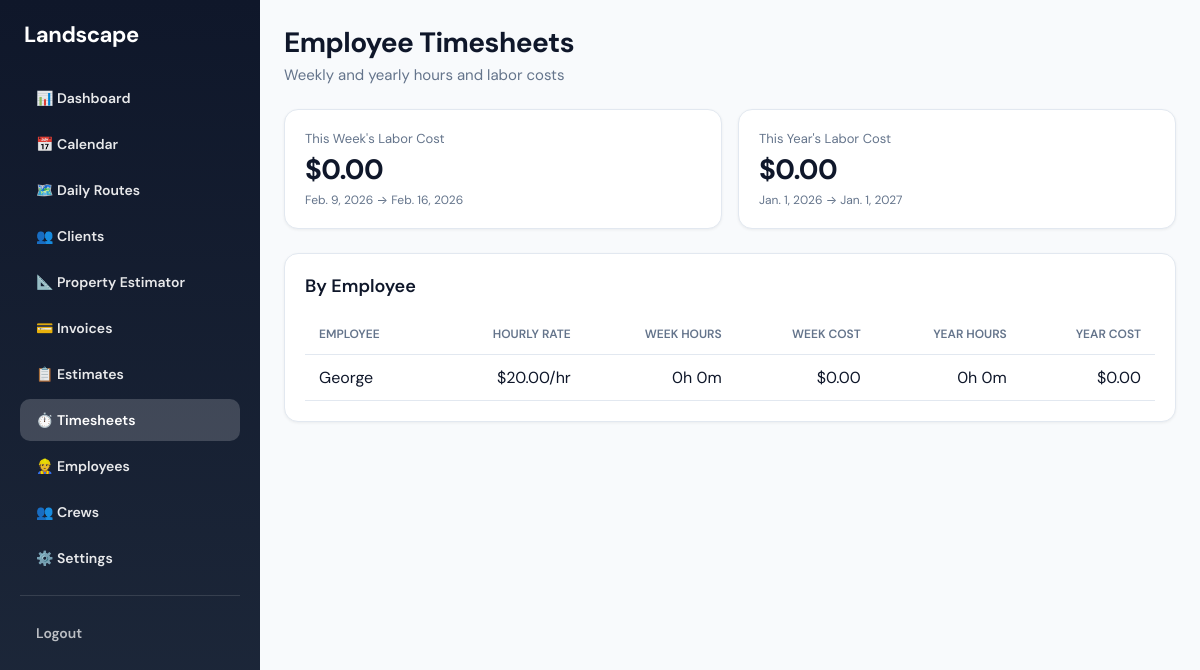
The page /time/timesheets/ (signed in) on the database its author committed.
### accounts/models.py (models this page shows, shortened)
class User(AbstractUser):
    ROLE_CHOICES = [
        ('owner', 'Owner'),
        ('crew', 'Crew'),
    ]
    business = models.ForeignKey(
        Business,
        on_delete=models.CASCADE,
        related_name='users',
        null=True,  # Owner can be null initially if needed
        blank=True
    )
    role = models.CharField(max_length=10, choices=ROLE_CHOICES, default='crew')
    hourly_rate = models.DecimalField(
        max_digits=8,
        decimal_places=2,
        null=True,
        blank=True,
        help_text='Hourly cost for crew members (used for labor cost reporting)'
    )
    phone = models.CharField(max_length=20, blank=True)
    address_line1 = models.CharField(max_length=255, blank=True, verbose_name='Address')
    address_line2 = models.CharField(max_length=255, blank=True)
    city = models.CharField(max_length=100, blank=True)
    state = models.CharField(max_length=50, blank=True)
    postal_code = models.CharField(max_length=20, blank=True, verbose_name='ZIP / Postal code')
    color = models.CharField(
        max_length=7,
        blank=True,
        default='',
        help_text='Hex color for calendar/route (e.g. #3b82f6). Owner can customize.'
    )

### time_tracking/views.py (the view)
# urls.py: path('timesheets/', views.timesheets_view, name='time_timesheets'),
@role_required("owner")
def timesheets_view(request):
    today = timezone.localdate()
    week_start = today - timedelta(days=today.weekday())
    week_end = week_start + timedelta(days=7)
    year_start = today.replace(month=1, day=1)
    year_end = today.replace(year=today.year + 1, month=1, day=1)
    crew_users = User.objects.filter(role='crew').order_by('username')
    if request.user.business_id:
        crew_users = crew_users.filter(business_id=request.user.business_id)
    employee_stats = []
    for user in crew_users:
        rate = user.hourly_rate or Decimal("0")
        week_entries = TimeEntry.objects.filter(
            user=user,
            clock_out__isnull=False,
            clock_in__date__gte=week_start,
            clock_in__date__lt=week_end,
        )
        week_minutes = sum(e.duration_minutes or 0 for e in week_entries)
        week_hours = _hours_from_minutes(week_minutes)
        week_cost = week_hours * rate
        year_entries = TimeEntry.objects.filter(
            user=user,
            clock_out__isnull=False,
            clock_in__date__gte=year_start,
            clock_in__date__lt=year_end,
        )
        year_minutes = sum(e.duration_minutes or 0 for e in year_entries)
        year_hours = _hours_from_minutes(year_minutes)
        year_cost = year_hours * rate
        week_display = f"{week_minutes // 60}h {week_minutes % 60}m"
        year_display = f"{year_minutes // 60}h {year_minutes % 60}m"
        employee_stats.append({
            'user': user,
            'hourly_rate': rate,
            'week_minutes': week_minutes,
            'week_hours': week_hours,
            'week_display': week_display,
            'week_cost': week_cost,
            'year_minutes': year_minutes,
            'year_hours': year_hours,
            'year_display': year_display,
            'year_cost': year_cost,
        })
    total_week_cost = sum(s['week_cost'] for s in employee_stats)
    total_year_cost = sum(s['year_cost'] for s in employee_stats)
    return render(request, 'time_tracking/timesheets.html', {
        'employee_stats': employee_stats,
        'week_start': week_start,
        'week_end': week_end,
        'year_start': year_start,
        'year_end': year_end,
        'total_week_cost': total_week_cost,
        'total_year_cost': total_year_cost,
    })

### time_tracking/views.py (called while the page is built)
def _hours_from_minutes(minutes):
    if minutes is None:
        return Decimal("0")
    return Decimal(str(minutes)) / Decimal("60")

### time_tracking/templates/time_tracking/timesheets.html (shortened to what this page needs)
{% extends "base.html" %}
{% block content %}
<div class="page-header">
  <h1>Employee Timesheets</h1>
  <p>Weekly and yearly hours and labor costs</p>
</div>
<div class="kpi-grid" style="margin-bottom: 24px;">
  <div class="kpi-card card">
    <div class="kpi-label">This Week's Labor Cost</div>
    <div class="kpi-value">${{ total_week_cost }}</div>
    <div class="kpi-sub">{{ week_start }} → {{ week_end }}</div>
  </div>
  <div class="kpi-card card">
    <div class="kpi-label">This Year's Labor Cost</div>
    <div class="kpi-value">${{ total_year_cost }}</div>
    <div class="kpi-sub">{{ year_start }} → {{ year_end }}</div>
  </div>
</div>
<div class="card">
  <h2 class="card-title">By Employee</h2>
  <table class="data-table">
    <thead>
      <tr>
        <th>Employee</th>
        <th class="num">Hourly Rate</th>
        <th class="num">Week Hours</th>
        <th class="num">Week Cost</th>
        <th class="num">Year Hours</th>
        <th class="num">Year Cost</th>
      </tr>
    </thead>
    <tbody>
      {% for stat in employee_stats %}
      <tr>
        <td>{{ stat.user.get_full_name|default:stat.user.username }}</td>
        <td class="num">${{ stat.hourly_rate }}/hr</td>
        <td class="num">{{ stat.week_display }}</td>
        <td class="num">${{ stat.week_cost }}</td>
        <td class="num">{{ stat.year_display }}</td>
        <td class="num">${{ stat.year_cost }}</td>
      </tr>
      {% empty %}
      <tr><td colspan="6">No crew members. Add employees with the "Crew" role to see timesheets.</td></tr>
      {% endfor %}
    </tbody>
  </table>
</div>
{% endblock %}

### templates/base.html (style rules this page uses)
:root { --primary: #0d9488; --primary-hover: #0f766e; --primary-light: #ccfbf1; --secondary: #334155; --accent: #059669; --surface: #ffffff; --surface-alt: #f8fafc; --border: #e2e8f0; --text: #0f172a; --text-muted: #64748b; }
* { box-sizing: border-box; }
body { margin: 0; font-family: 'DM Sans', -apple-system, BlinkMacSystemFont, sans-serif; background: var(--surface-alt); color: var(--text); min-height: 100vh; display: flex; }
.page-header { margin-bottom: 24px; }
.page-header h1 { font-size: 28px; font-weight: 700; margin: 0 0 4px 0; letter-spacing: -0.02em; }
.page-header p { margin: 0; color: var(--text-muted); font-size: 15px; }
.card { background: var(--surface); border-radius: 14px; padding: 20px; box-shadow: 0 1px 3px rgba(0,0,0,0.06); border: 1px solid var(--border); }
.card-title { font-size: 18px; font-weight: 600; margin: 0 0 16px 0; }
.data-table { width: 100%; border-collapse: collapse; }
.data-table th, .data-table td { padding: 12px 14px; text-align: left; border-bottom: 1px solid var(--border); }
.data-table th { font-size: 12px; font-weight: 600; text-transform: uppercase; color: var(--text-muted); }
.data-table .num { text-align: right; }

### time_tracking/templates/time_tracking/timesheets.html (style rules this page uses)
.kpi-grid { display: grid; grid-template-columns: repeat(auto-fit, minmax(220px, 1fr)); gap: 16px; }
.kpi-card .kpi-label { color: var(--text-muted); font-size: 13px; margin-bottom: 4px; }
.kpi-card .kpi-value { font-size: 28px; font-weight: 700; letter-spacing: -0.02em; }
.kpi-card .kpi-sub { color: var(--text-muted); font-size: 12px; margin-top: 4px; }

### rows shown on the page
User: user.get_full_name "George", hourly_rate "20.00", week_display "0h 0m", week_cost "0.00", year_display "0h 0m", year_cost "0.00"

### other values the page prints
{{ total_week_cost }} "0.00"
{{ week_start }} "Feb. 9, 2026"
{{ week_end }} "Feb. 16, 2026"
{{ total_year_cost }} "0.00"
{{ year_start }} "Jan. 1, 2026"
{{ year_end }} "Jan. 1, 2027"
